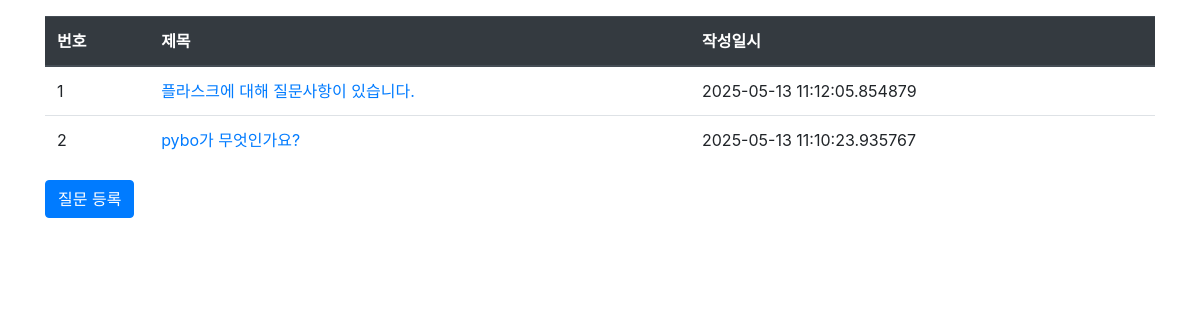
Page /question/list/ on the earlier database version.
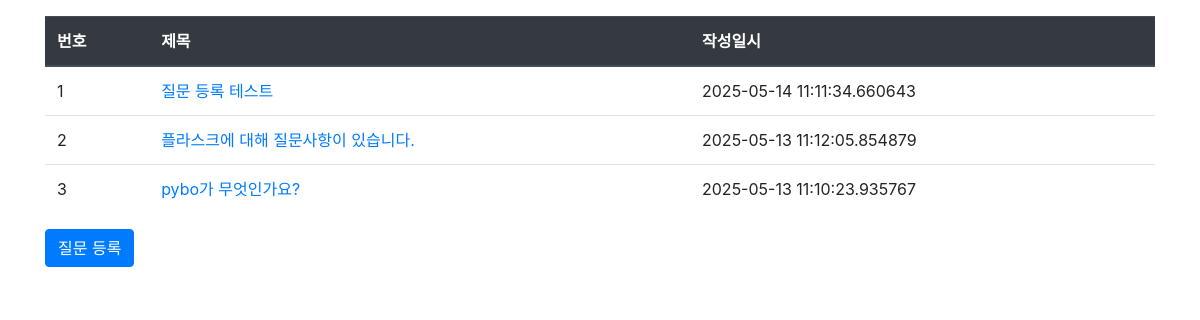
Same page on the later database version.
### pybo/models.py (models this page shows)
class Question(db.Model):
    id = db.Column(db.Integer, primary_key=True)
    subject = db.Column(db.String(200), nullable=False)
    content = db.Column(db.Text(), nullable=False)
    create_date = db.Column(db.DateTime(), nullable=False)

### pybo/views/question_views.py (the view)
@bp.route('/list/')
def _list():
    question_list = Question.query.order_by(Question.create_date.desc())
    return render_template('question/question_list.html',question_list = question_list)

### pybo/templates/question/question_list.html
{%extends 'base.html'%}
{%block content%}
<div class="container my-3">
    <table class="table">
        <thead>
        <tr class="thead-dark">
            <th>번호</th>
            <th>제목</th>
            <th>작성일시</th>
        </tr>
        </thead>
        <tbody>
        {%if question_list %}
        {%for question in question_list%}
        <tr>
            <td>{{loop.index}}</td>
            <td>
                <a href="{{url_for('question.detail',question_id=question.id)}}">{{question.subject}}</a>
            </td>
            <td>{{question.create_date}}</td>
        </tr>
        {%endfor%}
        {%else%}
        <tr>
            <td colspan="3">질문이 없습니다.</td>
        </tr>
        {%endif%}
        </tbody>
    </table>
    <a href="{{url_for('question.create')}}" class="btn btn-primary">질문 등록</a>
</div>
{%endblock%}

### pybo/templates/base.html (shortened to what this page needs)
<!DOCTYPE html>
<html lang="ko">
<head>
    <link rel="stylesheet" href="{{url_for('static',filename='bootstrap.min.css')}}">
    <link rel="stylesheet" href="{{url_for('static',filename='style.css')}}">
</head>
<body>
{%block content%}
{%endblock%}
</body>
</html>

Differences in the rows shown:
added Question: subject "질문 등록 테스트", create_date "2025-05-14 11:11:34.660643"
